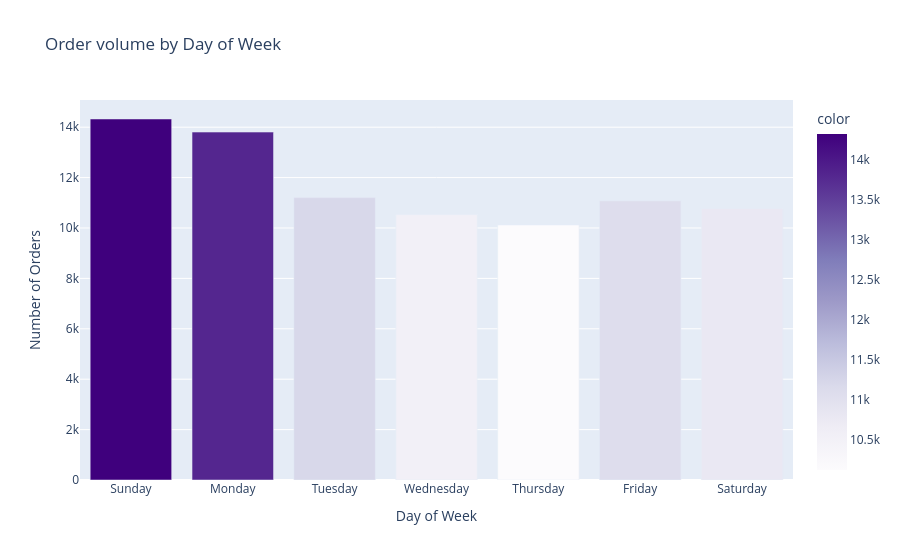

Here is the notebook cell this chart was saved with:
### Code cell
# Weekday Orders Bar Chart
dow_orders = orders['order_dow'].value_counts().sort_index()
weekday_names = ['Sunday', 'Monday', 'Tuesday', 'Wednesday', 'Thursday', 'Friday', 'Saturday']
fig = px.bar(x=weekday_names, y=dow_orders.values,
             title='Order volume by Day of Week',
             labels={'x': 'Day of Week', 'y': 'Number of Orders'},
             color=dow_orders.values, color_continuous_scale='Purples')
fig.show()

### Figure 1 — Plotly figure (JSON) as saved in the notebook; plotly's stock layout.template omitted (floating-point values rounded to 4 significant figures)
{"data": [{"hovertemplate": "Day of Week=%{x}<br>Number of Orders=%{y}<br>color=%{marker.color}<extra></extra>", "legendgroup": "", "marker": {"color": [14325, 13806, 11207, 10526, 10119, 11077, 10772], "coloraxis": "coloraxis", "pattern": {"shape": ""}}, "name": "", "orientation": "v", "showlegend": false, "textposition": "auto", "type": "bar", "x": ["Sunday", "Monday", "Tuesday", "Wednesday", "Thursday", "Friday", "Saturday"], "xaxis": "x", "y": [14325, 13806, 11207, 10526, 10119, 11077, 10772], "yaxis": "y"}], "layout": {"barmode": "relative", "coloraxis": {"colorbar": {"title": {"text": "color"}}, "colorscale": [[0, "rgb(252,251,253)"], [0.125, "rgb(239,237,245)"], [0.25, "rgb(218,218,235)"], [0.375, "rgb(188,189,220)"], [0.5, "rgb(158,154,200)"], [0.625, "rgb(128,125,186)"], [0.75, "rgb(106,81,163)"], [0.875, "rgb(84,39,143)"], [1, "rgb(63,0,125)"]]}, "legend": {"tracegroupgap": 0}, "title": {"text": "Order volume by Day of Week"}, "xaxis": {"anchor": "y", "domain": [0, 1], "title": {"text": "Day of Week"}}, "yaxis": {"anchor": "x", "domain": [0, 1], "title": {"text": "Number of Orders"}}}}
